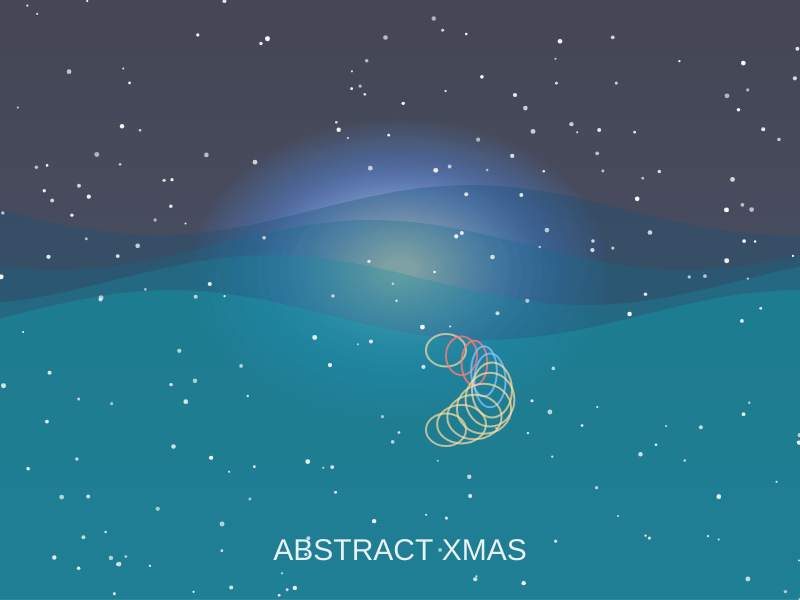
Frame 1 (no input)
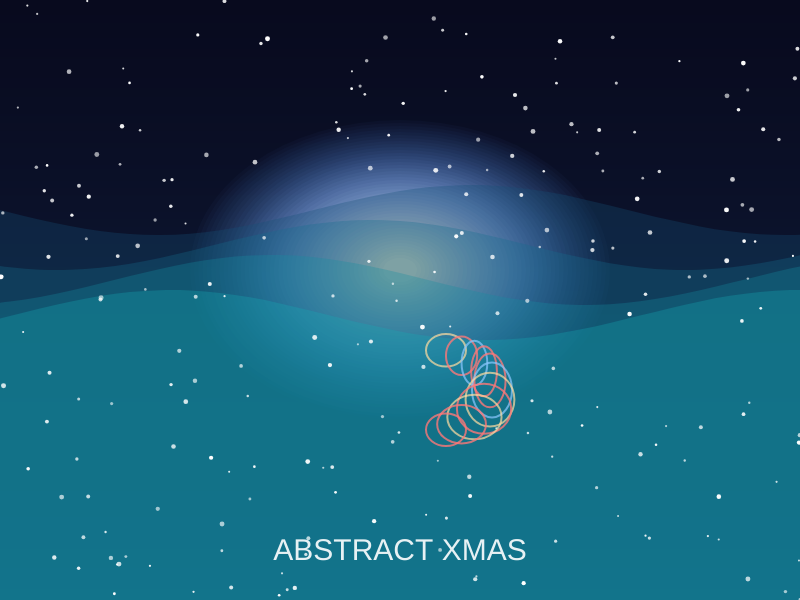
Frame 2 (the mouse pressed at the canvas centre, redrawn once)

The p5.js sketch that drew these frames (run headless with seeded random() and noise() and a simulated clock; the mouse was pressed at the canvas centre and the sketch redrawn once):

// p5.js sketch
// ── sketch.js
const CANVAS_W = 800;
const CANVAS_H = 600;
const SNOW_COUNT = 220;

let snowPositions = [];

function setup() {
  createCanvas(CANVAS_W, CANVAS_H);
  noLoop();

  // 雪の座標をランダムで用意
  for (let i = 0; i < SNOW_COUNT; i++) {
    snowPositions.push({
      x: random(width),
      y: random(height),
      size: random(2, 5),
      alpha: random(150, 255),
    });
  }
}

function draw() {
  drawSkyGradient();
  drawHalo();
  drawAuroraBands();
  drawOrbGarlands();
  drawSnow();
  drawMessage();
}

// 夜空を滑らかなグラデーションで塗る
function drawSkyGradient() {
  for (let y = 0; y < height; y++) {
    let t = map(y, 0, height, 0, 1);
    let c = lerpColor(color(8, 10, 30), color(18, 35, 70), pow(t, 1.2));
    stroke(c);
    line(0, y, width, y);
  }
}

// 中央に光のハローを重ねて抽象的な光源を演出
function drawHalo() {
  noStroke();
  for (let r = 300; r > 20; r -= 6) {
    let t = map(r, 300, 20, 0, 1);
    fill(
      lerpColor(color(80, 120, 190, 10), color(255, 240, 200, 160), pow(t, 2.0))
    );
    ellipse(width / 2, height * 0.45, r * 1.4, r);
  }
}

// 曲線を重ねてオーロラ状の抽象レイヤーを作成
function drawAuroraBands() {
  noStroke();
  for (let i = 0; i < 4; i++) {
    fill(20, 80 + i * 30, 120 + i * 20, 80);
    beginShape();
    const baseY = height * 0.35 + i * 35;
    for (let x = -50; x <= width + 50; x += 30) {
      let y = baseY + sin(x * 0.01 + i) * 25;
      curveVertex(x, y);
    }
    curveVertex(width + 60, height);
    curveVertex(-60, height);
    endShape(CLOSE);
  }
}

// 雪の粒
function drawSnow() {
  noStroke();
  for (const snow of snowPositions) {
    fill(255, snow.alpha);
    ellipse(snow.x, snow.y, snow.size, snow.size);
  }
}

// オーナメントを抽象的なリング列で表現
function drawOrbGarlands() {
  noFill();
  strokeWeight(2);
  const hues = [
    color(255, 120, 120, 200),
    color(255, 220, 160, 180),
    color(140, 200, 255, 180),
  ];
  for (let i = 0; i < 11; i++) {
    const angle = map(i, 0, 10, -PI / 3, PI / 3);
    const radius = 230;
    const cx = width / 2 + cos(angle) * radius * 0.4;
    const cy = height * 0.65 + sin(angle) * radius * 0.2;
    stroke(random(hues));
    ellipse(cx, cy, 40 + sin(angle * 3) * 15, 40 + cos(angle * 2) * 15);
  }
}

// 抽象ロゴ風メッセージ
function drawMessage() {
  textAlign(CENTER);
  textFont("Helvetica");
  textSize(30);
  fill(255, 230);
  text("ABSTRACT XMAS", width / 2, height - 40);
}

// シンプルな星を描画
function drawStar(cx, cy, size) {
  push();
  translate(cx, cy);
  beginShape();
  for (let i = 0; i < 10; i++) {
    const angle = (i * PI) / 5;
    const radius = i % 2 === 0 ? size : size / 2.5;
    vertex(cos(angle) * radius, sin(angle) * radius);
  }
  endShape(CLOSE);
  pop();
}
